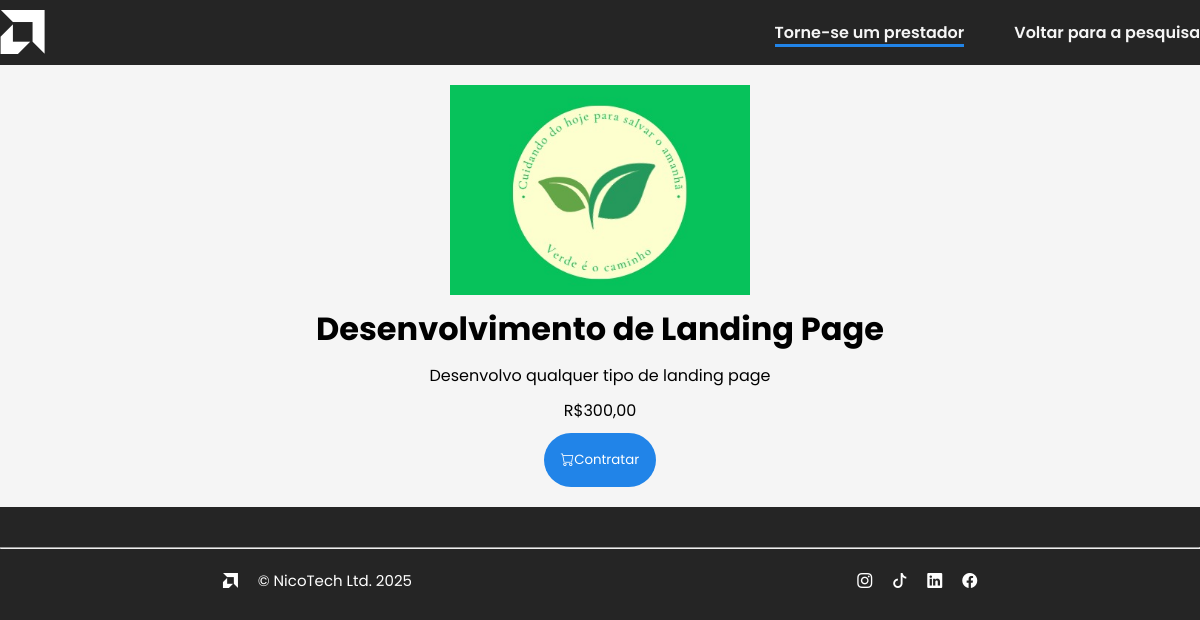
/search/detail/1?searchInput=None, run on the app's committed database.
### back-end/api/models.py (models this page shows, shortened)
class Servico(models.Model):
    usuario = models.ForeignKey(Usuario, on_delete=models.CASCADE, null=True, blank=True)
    titulo = models.CharField(max_length=100, blank=False, null=False)
    descricao = models.TextField()
    valor = models.DecimalField(max_digits=10, decimal_places=2)
    imagem = models.ImageField(upload_to=f"servicesImages/", blank=True, null=True)
    class Meta:
        verbose_name = "Serviço"
        verbose_name_plural = "Serviços"

### back-end/indexApp/views.py (the view)
# urls.py: path('search/detail/<int:idService>', loadDetailPage, name="detailPage")
def loadDetailPage(request, idService):
    service = Servico.objects.get(pk=idService)
    previous_query= request.GET.get('searchInput', '')
    return render(request, 'detail.html', context={"service":service, "previous_query":previous_query})

### front-end/templates/detail.html (shortened to what this page needs)
{% load static %}
<!DOCTYPE html>
<html lang="pt-br">
<head>
     <link rel="stylesheet" href="https://cdnjs.cloudflare.com/ajax/libs/font-awesome/6.6.0/css/all.min.css" />
     <link rel="stylesheet" href="https://cdn.jsdelivr.net/npm/bootstrap-icons@1.11.3/font/bootstrap-icons.min.css">
    <link rel="stylesheet" href="{% static 'css/style.css' %}">
    <link rel="stylesheet" href="{% static 'css/header.css' %}">
    <link rel="stylesheet" href="{% static 'css/description.css' %}">
    <link rel="stylesheet" href="{% static 'css/footer.css' %}">
    <link rel="stylesheet" href="{% static 'css/utils.css' %}">
</head>
<body>
    <header>
        <nav id="navbar">
            <nav id="itens">
                <a href="{% url 'indexPage' %}"><i id="nav_logo" class="bi bi-amd"></i></a>
            </nav>
            <nav id="itens2">
                <ul id="nav_list">
                    {% if request.user.is_authenticated %}
                        <li class="nav-item active"><a href="{% url 'myServicesPage' %}">Meus serviços</a></li>
                        <li class="nav-item active"><a href="{% url 'cadastroServicePage' %}">Cadastre um serviço</a></li>
                    {% else %}
                        <li class="nav-item active"><a href="{% url 'cadastroServicePage' %}">Torne-se um prestador</a></li>
                    {% endif %}
                </ul>
                <ul id="nav_list">
                    <li class="nav-item"><a href="{% url 'searchPage' %}?searchInput={{ previous_query|urlencode }}">Voltar para a pesquisa</a></li>
                </ul>
            </nav>
        </nav>
    </header>
    <main style="position: relative;">
        <div class="principal">
            <div class="service-description">
                {% if service.imagem %}
                    <img src="{{service.imagem.url}}" class="service-image"alt="Título do Serviço - {{service.titulo}}">
                {% else %}
                    <img src="{% static 'imgs/indisponivel.png' %}" class="service-image"alt="Título do Serviço">
                {% endif %}
                <h1>{{service.titulo}}</h1>
                <p>{{service.descricao}}</p>
                <p>R${{service.valor}}</p>
                <button><i class="bi bi-cart"></i>Contratar</button>
            </div>
        </div>
    </main>
    <footer>
        <hr>
        <div class="footer">
            <div class="footer-ltd">
                <i class="bi bi-amd"></i>
                <p>© NicoTech Ltd. 2025</p>
            </div>
            <div class="footer-social">
                <i class="bi bi-instagram"></i>
                <i class="bi bi-tiktok"></i>
                <i class="bi bi-linkedin"></i>
                <i class="bi bi-facebook"></i>
            </div>
        </div>
    </footer>
</body>
</html>

### front-end/assets/css/style.css (style rules this page uses)
* { font-family: "Poppins", sans-serif; margin: 0; padding: 0; box-sizing: border-box; }
body { background-color: rgba(32, 32, 32, 0.977); }

### front-end/assets/css/header.css (style rules this page uses)
#navbar { width: 100%; display: flex; align-items: center; justify-content: space-between; gap: 500px; }
#itens { display: flex; gap: 15px; align-items: center; }
#itens2 { display: flex; gap: 50px; }
#nav_logo { font-size: 44px; color: rgb(255, 255, 255); }
#nav_list { display: flex; list-style: none; gap: 48px; }
.nav-item a { text-decoration: none; color: whitesmoke; font-weight: 600; }
.nav-item.active a { color: whitesmoke; border-bottom: 3px solid rgb(33, 132, 232); }

### front-end/assets/css/description.css (style rules this page uses)
.principal { display: flex; justify-content: center; margin-bottom: 40px; }
.service-description { display: flex; justify-content: center; align-items: center; flex-direction: column; width: 100%; padding: 20px; background-color: whitesmoke ; gap: 10px; text-align: center; }
.service-description button { background-color: rgb(33, 132, 232); border: none; color: white; padding: 17px; border-radius: 30px; }
.principal img { width: 300px; }

### front-end/assets/css/footer.css (style rules this page uses)
.footer { display: flex; justify-content: space-around; align-items: center; color:white; gap: 0px; font-size: 15px; margin-top: 20px; margin-bottom: 20px; }
.footer-ltd { display: flex; align-items: center; gap: 20px; }
.footer-social { display: flex; align-items: center; gap: 20px; }

### front-end/assets/css/utils.css (style rules this page uses)
main { position: relative; }

### data on the page
Servico: imagem (picture), titulo "Desenvolvimento de Landing Page", descricao "Desenvolvo qualquer tipo de landing page", valor "300,00"
